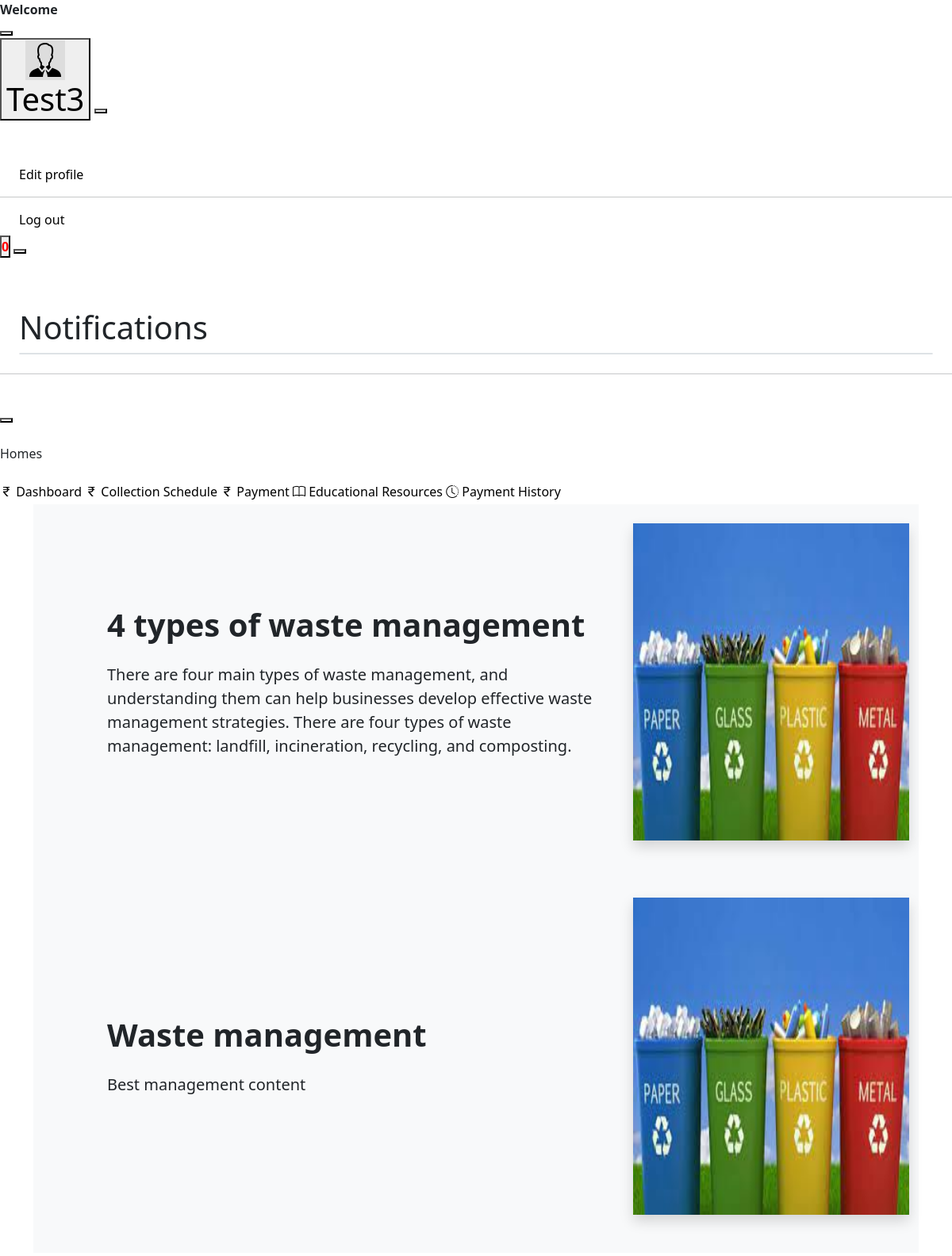
/educational_content_view_user (signed in), run on the app's committed database.
### smApp/models.py (models this page shows, shortened)
class Customer(models.Model):
    APPROVAL_CHOICES = [
        ('pending', 'Pending'),
        ('approved', 'Approved'),
        ('disapproved', 'Disapproved'),
    ]
    role = models.CharField(max_length=20,null=True)
    user = models.OneToOneField(User, on_delete=models.CASCADE, primary_key=True, related_name='customer')
    name = models.CharField(max_length=20)
    phone = models.CharField(max_length=20)
    email = models.EmailField()
    image = models.ImageField(upload_to='customer_images/', null=True, blank=True)
    approve = models.CharField(max_length=20, choices=APPROVAL_CHOICES, default='pending')
    house_number = models.CharField(max_length=20,null=True)
    ward_number = models.CharField(max_length=20,null=True)

class EducationalResource(models.Model):
    title = models.CharField(max_length=100)
    content = models.TextField()
    image = models.ImageField(upload_to='educational_resources/', null=True, blank=True)

### smApp/views.py (the view)
# urls.py: path('educational_content_view_user', views.educational_content_view_user, name='educational_content_view_user'),
def educational_content_view_user(request):
    user_id = request.session['user_id']
    user = User.objects.filter(id=user_id).first()
    users = Customer.objects.filter(user__id=user_id)
    role = user.is_user
    contents = EducationalResource.objects.all()
    context = {
        'contents':contents,
        'role':role,
        'user':users
    }
    return render(request,'educational_content_view_user.html',context)

### smApp/context_processor.py (called while the page is built)
def global_context(request):
    user_id = request.session['user_id']
    today = date.today()
    start_date = today
    end_date = today + timedelta(days=2)
    filtered_data = PlasticCollectionSchedule.objects.filter(date__range=(start_date, end_date), user=user_id)
    print(filtered_data)
    context = {
        'filtered_data':filtered_data,
        'count':filtered_data.count()
    }
    return context

### templates/educational_content_view_user.html (shortened to what this page needs)
{% extends 'user_base.html' %}
{% block content %}
<link
  href="https://cdn.jsdelivr.net/npm/bootstrap@5.3.3/dist/css/bootstrap.min.css"
  rel="stylesheet"
/>
{% for content in contents %}
<div class="container">
  <div
    class="row flex-lg-row-reverse align-items-center bg-light col-xxl-10 mx-auto py-4"
  >
    <div class="col-lg-4 ms-lg-4">
      <div class="lc-block mb-4">
        <img style="width: 500px; height: 400px ;"
          class="img-fluid shadow"
          src="{{ content.image.url }}"
          alt=""
        />
      </div>
    </div>
    <div class="col-lg-7 ps-lg-4">
      <div class="lc-block mb-4">
        <div editable="rich">
          <h1 class="rfs-30 fw-bold">{{ content.title }}</h1>
        </div>
      </div>
      <div class="lc-block mb-4">
        <div editable="rich">
          <p class="lead">
            {{ content.content }}
          </p>
        </div>
      </div>
    </div>
  </div>
</div>
{% endfor %}
{% endblock %}

### templates/user_base.html (shortened to what this page needs)
<!DOCTYPE html>
{% load static %}
<html lang="en">
  <head>
    <link
      rel="stylesheet"
      href="https://kit-pro.fontawesome.com/releases/v5.12.1/css/pro.min.css"
    />
    <link
      rel="stylesheet"
      type="text/css"
      href="{% static 'adminstatic/css/style.css' %}"
    />
    <link
      rel="stylesheet"
      href="https://cdn.jsdelivr.net/npm/bootstrap-icons@1.11.3/font/bootstrap-icons.min.css"
    />
    <link
      href="https://cdn.jsdelivr.net/npm/bootstrap@5.3.3/dist/css/bootstrap.min.css"
      rel="stylesheet"
    />
  </head>
  <body class="bg-gray-100">
    <div
      class="md:fixed md:w-full md:top-0 md:z-20 flex flex-row flex-wrap items-center bg-white p-6 border-b border-gray-300"
    >
      <div class="flex-none w-56 flex flex-row items-center">
        <strong class="capitalize ml-1 flex-1">Welcome </strong>
      </div>
      <button id="navbarToggle" class="hidden md:block md:fixed right-0 mr-6">
      </button>
      <div
        id="navbar"
        class="animated md:hidden md:fixed md:top-0 md:w-full md:left-0 md:mt-16 md:border-t md:border-b md:border-gray-200 md:p-10 md:bg-white flex-1 pl-3 flex flex-row flex-wrap justify-between items-center md:flex-col md:items-center"
      >
        <div class="flex flex-row-reverse items-center">
          <div class="dropdown relative md:static">
            <button
              class="menu-btn focus:outline-none focus:shadow-outline flex flex-wrap items-center"
            >
              <div class="w-8 h-8 overflow-hidden rounded-full">
                <img
                  class="w-full h-full object-cover"
                  src="{{ user.0.image.url }}"
                />
              </div>
              <div class="ml-2 capitalize flex">
                <h1
                  class="text-sm text-gray-800 font-semibold m-0 p-0 leading-none"
                >
                  {{ user.0.name }}
                </h1>
              </div>
            </button>
            <button
              class="hidden fixed top-0 left-0 z-10 w-full h-full menu-overflow"
            ></button>
            <div
              class="text-gray-500 menu hidden md:mt-10 md:w-full rounded bg-white shadow-md absolute z-20 right-0 w-40 mt-5 py-2 animated faster"
              >
              <a
                style="text-decoration: none"
                class="px-4 text-black py-2 block capitalize font-medium text-sm tracking-wide bg-white hover:bg-gray-200 hover:text-gray-900 transition-all duration-300 ease-in-out"
                href="update_profile"
              >
                Edit profile
              </a>
              <hr />
              <a
                style="text-decoration: none"
                class="px-4 text-black py-2 block capitalize font-medium text-sm tracking-wide bg-white hover:bg-gray-200 hover:text-gray-900 transition-all duration-300 ease-in-out"
                href="logout_view"
              >
                Log out
              </a>
            </div>
          </div>
          {% include 'notification.html' %}
        </div>
      </div>
    </div>
    <div class="h-screen flex flex-row flex-wrap">
      <div
        id="sideBar"
        class="relative flex flex-col flex-wrap bg-white border-r border-gray-300 p-6 flex-none w-64 md:-ml-64 md:fixed md:top-0 md:z-30 md:h-screen md:shadow-xl animated faster"
      >
        <div class="flex flex-col">
          <div class="text-right hidden md:block mb-4">
            <button id="sideBarHideBtn">
            </button>
          </div>
          <p class="uppercase text-xs text-gray-600 mb-4 tracking-wider">
            Homes
          </p>
          <a
            style="text-decoration: none"
            href="{% url 'user_home' %}"
            class="mb-3 text-black capitalize font-medium text-sm hover:text-teal-600 transition ease-in-out duration-500"
          >
            <i class="bi bi-currency-rupee"></i>
            Dashboard
          </a>
          <a
          style="text-decoration: none"
          href="{% url 'user_view_collection_shedule' %}"
          class="mb-3 text-black capitalize font-medium text-sm hover:text-teal-600 transition ease-in-out duration-500"
        >
          <i class="bi bi-currency-rupee"></i>
          Collection Schedule
        </a>
          <a
            style="text-decoration: none"
            href="{% url 'payment_list' %}"
            class="mb-3 text-black capitalize font-medium text-sm hover:text-teal-600 transition ease-in-out duration-500"
          >
            <i class="bi bi-currency-rupee"></i>
            Payment
          </a>
          <a
            style="text-decoration: none"
            href="{% url 'educational_content_view_user' %} "
            class="mb-3 text-black capitalize font-medium text-sm hover:text-teal-600 transition ease-in-out duration-500"
          >
            <i class="bi bi-book"></i>
            Educational Resources
          </a>
          <a
            style="text-decoration: none"
            href="{% url 'payment_history' %}"
            class="mb-3 text-black capitalize font-medium text-sm hover:text-teal-600 transition ease-in-out duration-500"
          >
            <i class="bi bi-clock-history"></i>
            Payment History
          </a>
        </div>
      </div>
      <div class="flex-1 p-1">{% block content %} {% endblock %}</div>
    </div>
  </body>
</html>

### static/css/style.css (style rules this page uses)
body { font-family: "Poppins", sans-serif; color: #040000; background-color: #ffffff; overflow-x: hidden; }
a, a:hover, a:focus { text-decoration: none; }

### data on the page
Customer: image (picture), name "Test3"
EducationalResource: image (picture), title "4 types of waste management", content "There are four main types of waste management, and understanding them can help businesses develop effective waste management strategies. There are four types of waste management: landfill, incineration, recycling, and composting."
EducationalResource: image (picture), title "Waste management", content "Best management content"

### other printed values
{{ count }} "0"
